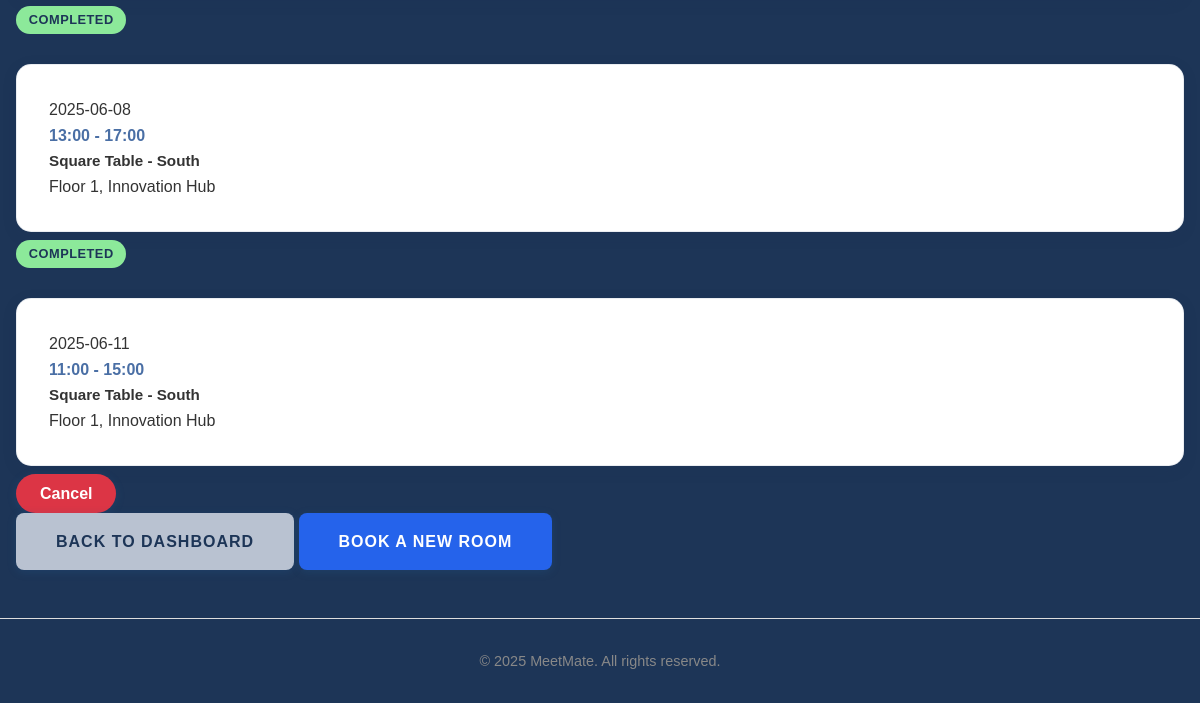
/history (signed in, lower part), run on an earlier commit of the app's database.
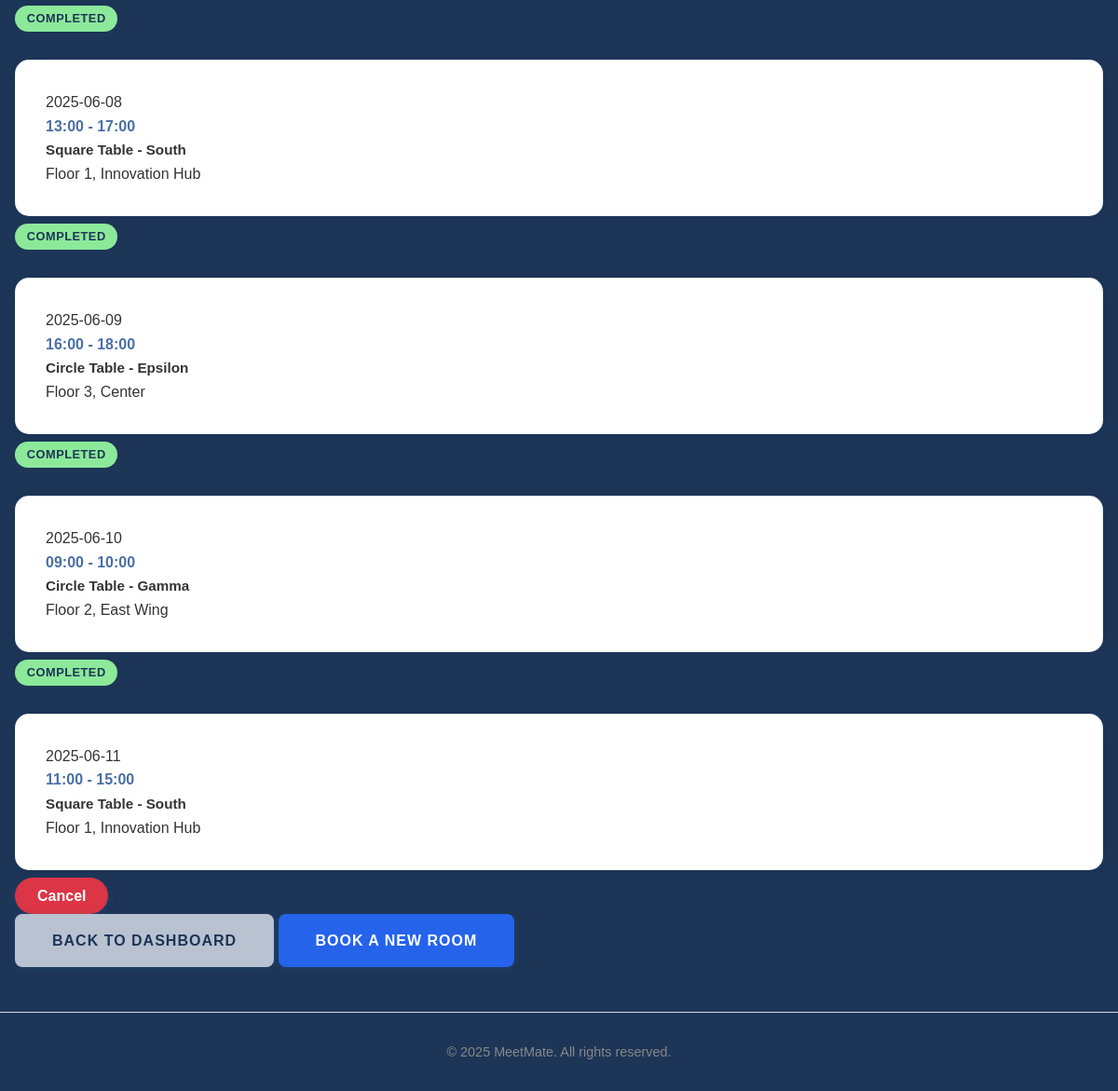
And on a later commit of the database.
### tables this page shows
CREATE TABLE bookings (
                id INTEGER PRIMARY KEY AUTOINCREMENT,
                user_id INTEGER NOT NULL,
                room_id INTEGER NOT NULL,
                date TEXT NOT NULL,
                time_start TEXT NOT NULL,
                time_end TEXT NOT NULL,
                booking_admin_id INTEGER,
                notes TEXT,
                FOREIGN KEY (user_id) REFERENCES users (id),
                FOREIGN KEY (room_id) REFERENCES rooms (id),
                FOREIGN KEY (booking_admin_id) REFERENCES users (id)
            );

CREATE TABLE rooms (
                id INTEGER PRIMARY KEY AUTOINCREMENT,
                name TEXT NOT NULL,
                location TEXT NOT NULL,
                capacity INTEGER NOT NULL,
                room_type TEXT DEFAULT 'conference'
            );

### app.py (the view)
@app.route('/history')
@login_required
def history():
    user_id = session['user_id']
    user_bookings = get_user_bookings(user_id)
    now = datetime.now()
    current_date = now.date()
    current_time = now.time()
    for booking in user_bookings:
        booking_date = date.fromisoformat(booking['date'])
        booking_start_time = time.fromisoformat(booking['time_start'] + ':00' if len(booking['time_start']) == 5 else booking['time_start'])
        if booking_date > current_date:
            booking['can_cancel'] = True
            booking['status'] = 'Confirmed'
        elif booking_date == current_date:
            booking['can_cancel'] = current_time < booking_start_time
            booking['status'] = 'Complete' if current_time >= booking_start_time else 'Confirmed'
        else:
            booking['can_cancel'] = False
            booking['status'] = 'Complete'
    return render_template('history.html', bookings=user_bookings)

### app.py (called while the page is built)
def get_database_path():
    app_directory = app.root_path
    instance_directory = os.path.join(app_directory, 'instance')
    os.makedirs(instance_directory, exist_ok=True)
    database_path = os.path.join(instance_directory, 'meetmate.db')
    return database_path

def get_database_connection():
    db_path = get_database_path()
    connection = sqlite3.connect(db_path)
    connection.row_factory = sqlite3.Row
    return connection

def get_user_by_id(user_id):
    connection = get_database_connection()
    cursor = connection.cursor()
    cursor.execute("SELECT * FROM users WHERE id = ?", (user_id,))
    user = cursor.fetchone()
    connection.close()
    if user:
        return dict(user)
    return None

def get_user_bookings(user_id):
    connection = get_database_connection()
    cursor = connection.cursor()
    cursor.execute('''
        SELECT
            b.id,
            b.date,
            b.time_start,
            b.time_end,
            b.notes,
            r.name as room_name,
            r.location as room_location
        FROM bookings b
        JOIN rooms r ON b.room_id = r.id
        WHERE b.user_id = ?
        ORDER BY b.date, b.time_start
    ''', (user_id,))
    bookings = cursor.fetchall()
    connection.close()
    return [dict(booking) for booking in bookings]

def login_required(f):
    @wraps(f)
    def decorated_function(*args, **kwargs):
        if 'user_id' not in session:
            flash('Please login to access this page', 'error')
            return redirect(url_for('login'))
        user = get_user_by_id(session['user_id'])
        if not user:
            session.clear()
            flash('Your account is no longer valid. Please login again.', 'warning')
            return redirect(url_for('login'))
        return f(*args, **kwargs)
    return decorated_function

### templates/history.html (shortened to what this page needs)
{% extends "base.html" %}
{% block content %}
<div class="history-page">
    <div class="history-section">
        <div class="section-card">
            {% if bookings %}
                <div class="bookings-list">
                    {% for booking in bookings %}
                        <div class="booking-item">
                            <div class="booking-info">
                                <div class="booking-date">
                                    {{ booking.date }}
                                </div>
                                <div class="booking-time">
                                    {{ booking.time_start }} - {{ booking.time_end }}
                                </div>
                                <div class="booking-details">
                                    <strong>{{ booking.room_name }}</strong>
                                    <div class="booking-location">
                                        {{ booking.room_location }}
                                    </div>
                                </div>
                            </div>
                            <div class="booking-actions">
                                {% if booking.can_cancel %}
                                    <a href="{{ url_for('cancel_booking', booking_id=booking.id) }}"
                                       class="btn btn-danger btn-small"
                                       onclick="return confirm('Are you sure you want to cancel this booking?')">
                                        Cancel
                                    </a>
                                {% else %}
                                    <div class="booking-status">
                                        <span class="status-completed">
                                            Completed
                                        </span>
                                    </div>
                                {% endif %}
                            </div>
                        </div>
                    {% endfor %}
                </div>
            {% else %}
                <div class="no-bookings">
                    <p>You don't have any bookings yet</p>
                    <a href="{{ url_for('booking') }}" class="btn btn-primary">Book Your First Room</a>
                </div>
            {% endif %}
        </div>
    </div>
    <div class="page-actions">
        <a href="{{ url_for('dashboard') }}" class="btn btn-secondary">Back to Dashboard</a>
        <a href="{{ url_for('booking') }}" class="btn btn-primary">Book a New Room</a>
    </div>
</div>
{% endblock %}

### templates/base.html (shortened to what this page needs)
<!DOCTYPE html>
<html>
    <head>
        <link rel="stylesheet" type="text/css" href="{{ url_for('static', filename='css/style.css')}}" />
        <link rel="stylesheet" href="https://cdnjs.cloudflare.com/ajax/libs/font-awesome/6.0.0/css/all.min.css">
        <link rel="icon" type="image/png" href="{{ url_for('static', filename='images/favicon.png') }}">    </head>
    <body{% if request.endpoint == 'index' %} class="home-page-body"{% endif %}>
        <div class="container">
            {% block content %}{% endblock %}
        </div>
        <footer>
            <p>&copy; 2025 MeetMate. All rights reserved.</p>
        </footer>
    </body>
</html>

### static/css/style.css (style rules this page uses)
body { font-family: Arial, sans-serif; line-height: 1.6; color: #333; background-color: #1d3557; margin: 0; padding: 0; }
a { text-decoration: none; color: #4a6fa5; }
.container { max-width: 1200px; margin: 0 auto; padding: 1rem; min-height: 500px; }
footer { text-align: center; padding: 1rem; background-color: transparent; border-top: 1px solid #ddd; color: #888; font-size: 0.9rem; margin-top: 2rem; }
.btn { display: inline-block; padding: 0.4rem 1.5rem; background-color: #2a6da9; color: white; border: none; border-radius: 25px; cursor: pointer; font-size: 1rem; font-weight: 600; text-decoration: none; box-shadow: 0 2px 10px rgba(42, 109, 169, 0.2); }
.btn-primary { background-color: #2563eb; color: white; padding: 1rem 2.5rem; border-radius: 8px; font-weight: 600; text-transform: uppercase; letter-spacing: 1px; border: none; cursor: pointer; text-decoration: none; display: inline-block; font-size: 1rem; }
.btn-secondary { background-color: #b9c2d1; color: #1d3557; padding: 1rem 2.5rem; border-radius: 8px; font-weight: 600; text-transform: uppercase; letter-spacing: 1px; border: none; cursor: pointer; text-decoration: none; display: inline-block; font-size: 1rem; }
.btn-danger { background-color: #dc3545; color: white; }
.booking-info { margin-bottom: 0.5rem; }
.booking-time { color: #4a6fa5; font-weight: bold; font-size: 1rem; }
.booking-details strong { color: #333; font-size: 0.95rem; }
.booking-info { background: white; padding: 2rem; border-radius: 15px; box-shadow: 0 4px 15px rgba(29, 53, 87, 0.1); margin-top: 2rem; border: 1px solid rgba(185, 194, 209, 0.3); }
.status-completed { background-color: #8ce99a; color: #1d3557; padding: 0.4rem 0.8rem; border-radius: 15px; font-size: 0.8rem; font-weight: 600; text-transform: uppercase; letter-spacing: 0.5px; }

What changed in the data, as far as the page shows it:
added bookings: date "2025-06-09", time_start "16:00", time_end "18:00", room_name "Circle Table - Epsilon", room_location "Floor 3, Center", shows "COMPLETED"
added bookings: date "2025-06-10", time_start "09:00", time_end "10:00", room_name "Circle Table - Gamma", room_location "Floor 2, East Wing", shows "COMPLETED"
